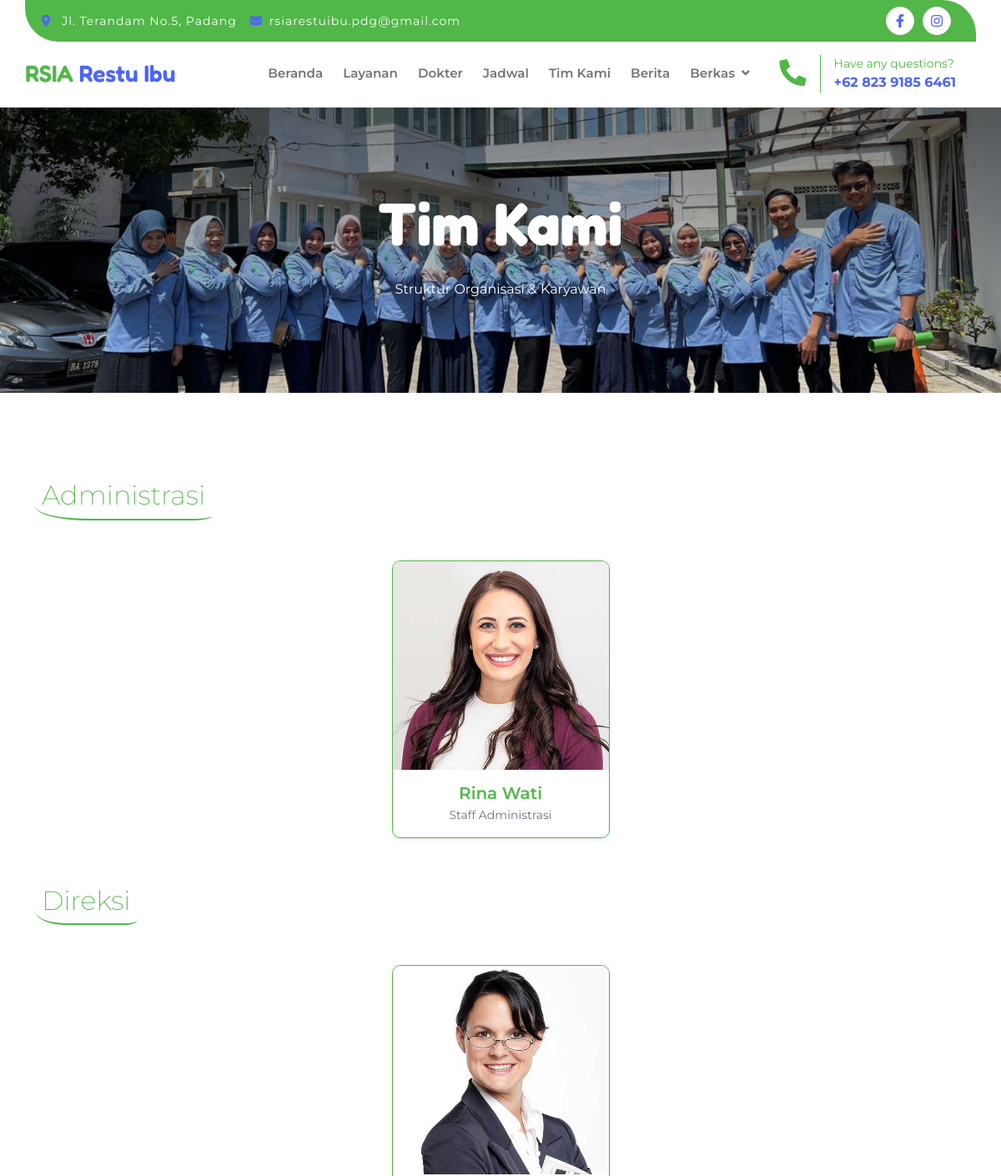
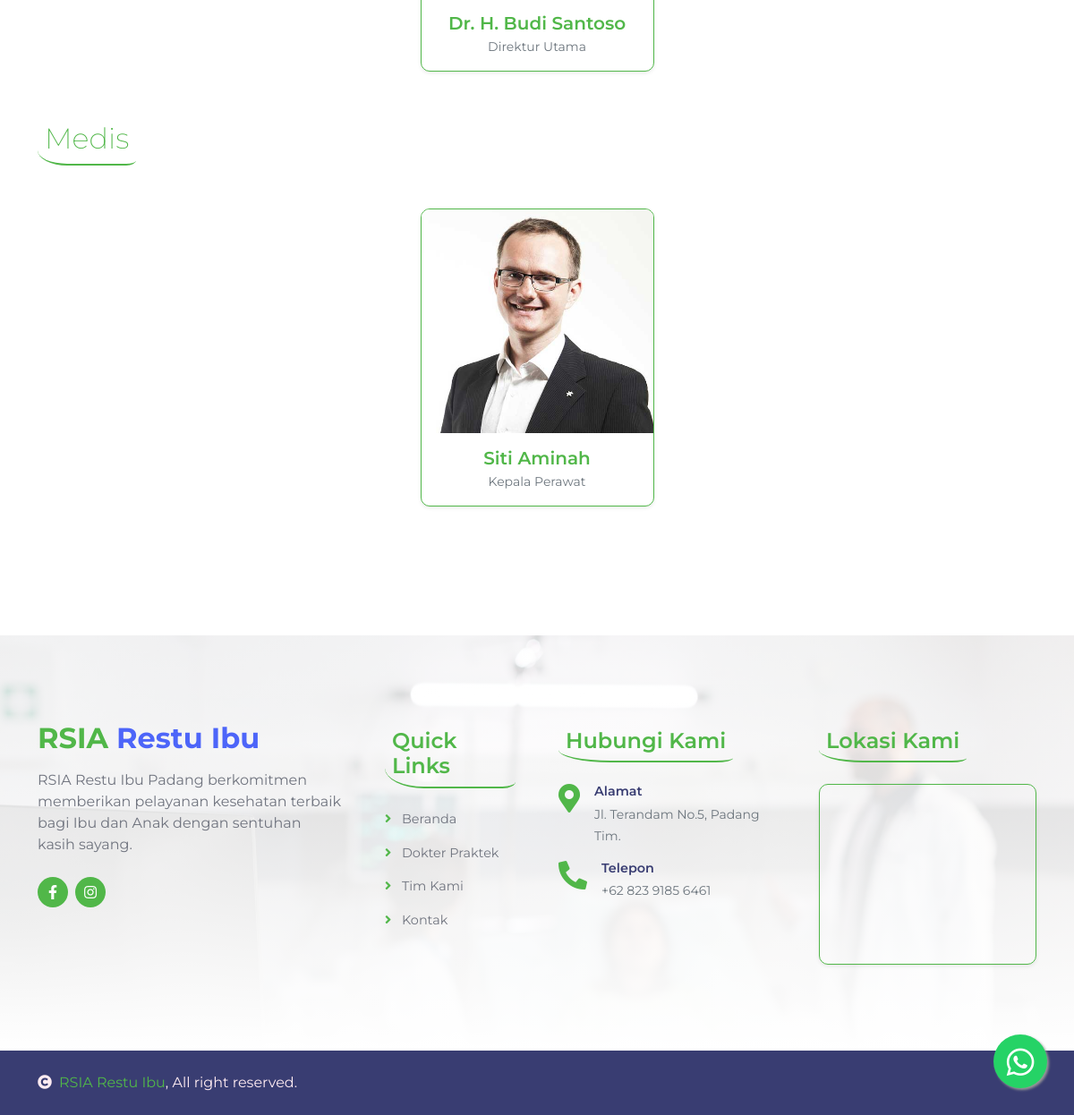
The app's page /team.php with its own data (2 pictures, top to bottom).
### tables this page shows
CREATE TABLE `staff` (
  `id` int(11) NOT NULL,
  `name` varchar(100) NOT NULL,
  `position` varchar(100) NOT NULL,
  `category` varchar(50) NOT NULL,
  `image` varchar(255) DEFAULT 'img/team-1.jpg',
  `bio` text DEFAULT NULL,
  `created_at` timestamp NOT NULL DEFAULT current_timestamp()
);

### config/database.php (called while the page is built, shortened)
<?php
class Database {
    private $host = DB_HOST;
    private $dbname = DB_NAME;
    private $user = DB_USER;
    private $pass = DB_PASS;
    private $dbh;
    private $stmt;
    public function __construct() {
        $dsn = 'mysql:host=' . $this->host . ';dbname=' . $this->dbname;
        $options = [
            PDO::ATTR_PERSISTENT => true,
            PDO::ATTR_ERRMODE => PDO::ERRMODE_EXCEPTION
        ];
        try {
            $this->dbh = new PDO($dsn, $this->user, $this->pass, $options);
        } catch(PDOException $e) {
            die("Koneksi gagal: " . $e->getMessage());
        }
    }
    public function query($query) {
        $this->stmt = $this->dbh->prepare($query);
    }
    public function execute() {
        return $this->stmt->execute();
    }
    public function resultSet() {
        $this->execute();
        return $this->stmt->fetchAll(PDO::FETCH_ASSOC);
    }
}
?>

### team.php (the view, shortened to what this page needs)
<?php
require_once 'config/database.php';
 $db = new Database();
 $db->query("SELECT * FROM staff ORDER BY category, name ASC");
 $staffs = $db->resultSet();
 $groupedStaff = [];
foreach($staffs as $s) {
    $groupedStaff[$s['category']][] = $s;
}
require_once 'inc/header.php';
?>
    <div class="container-fluid page-header py-5 wow fadeIn" data-wow-delay="0.1s">
        <div class="container text-center py-5">
            <h1 class="display-2 text-white mb-4">Tim Kami</h1>
            <p class="text-white">Struktur Organisasi & Karyawan</p>
        </div>
    </div>
    <div class="container-fluid py-5 bg-light">
        <div class="container py-5">
            <?php foreach($groupedStaff as $category => $members): ?>
                <div class="row mb-4">
                    <div class="col-12">
                        <h2 class="text-primary border-bottom border-primary border-2 d-inline-block p-2 title-border-radius mb-4">
                            <?php echo htmlspecialchars($category); ?>
                        </h2>
                    </div>
                </div>
                <div class="row g-4 justify-content-center mb-5">
                    <?php foreach($members as $member): ?>
                    <div class="col-sm-6 col-lg-3 wow fadeIn" data-wow-delay="0.1s">
                        <div class="team-item bg-white rounded shadow-sm border border-primary overflow-hidden">
                            <img src="img/<?php echo htmlspecialchars($member['image']); ?>" class="img-fluid w-100" style="height: 250px; object-fit: cover;" alt="">
                            <div class="team-content text-center py-3">
                                <h5 class="text-primary mb-1"><?php echo htmlspecialchars($member['name']); ?></h5>
                                <p class="text-muted mb-0 small"><?php echo htmlspecialchars($member['position']); ?></p>
                            </div>
                        </div>
                    </div>
                    <?php endforeach; ?>
                </div>
            <?php endforeach; ?>
        </div>
    </div>
<?php
require_once 'inc/footer.php';
?>

### css/style.css (style rules this page uses)
h1, h2, h3, .h1, .h2, .h3 { font-weight: 200; font-family: 'Montserrat', sans-serif; }
h4, h5, h6, .h4, .h5, .h6 { font-weight: 600; font-family: 'Montserrat', sans-serif; }
.display-1, .display-2, .display-3, .display-4, .display-5, .display-6 { font-weight: 700; font-family: 'Fredoka', sans-serif; }
.wow, .animated { animation-duration: 2s !important; }
.title-border-radius { border-radius: 10% 30%; }
.hero-header, .page-header { background: linear-gradient(rgba(0, 0, 0, 0.5), rgba(0, 0, 0, 0.05)), url(../img/hero-img.jpg); background-position: center center; background-repeat: no-repeat; background-size: cover; }
.team-item { transition: transform 0.3s ease; }

### records on screen
staff: image (picture), name "Rina Wati", position "Staff Administrasi"
staff: image (picture), name "Dr. H. Budi Santoso", position "Direktur Utama"
staff: image (picture), name "Siti Aminah", position "Kepala Perawat"

### other values on screen
$category "Administrasi"
$category "Direksi"
$category "Medis"
